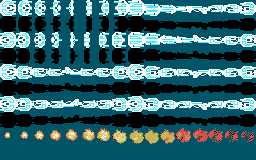
%> input picture shooter_scr8_asm/manta/ms_demo.png, 256 x 160 px
$ octave png2sprt_ms_ani.m   (GNU Octave 9; MATLAB toolbox functions it lacks are replaced by stand-ins)
%> lines starting %> are read from the running program, lines starting %| are printed output that depends on the picture; in (x1, y1, x2, y2) boxes, pixels count from 0 and x2, y2 are one past the last pixel; in counts of white or black regions, pixels touching at a corner belong together; the program's own positions count from 1
clear
close all

name = 'ms_demo';
[X,MAP] = imread(['grpx\' name '.png']);
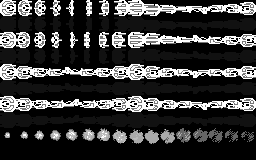
%> X: size 160x256 uint8; min 0, max 15, mean 3.2; drawn with min black and max white
%> MAP = 256 rows, first 12: [0 0.329 0.408; 0 0 0; 0.129 0.784 0.259; 0.369 0.863 0.471; 0.329 0.333 0.929; 0.49 0.463 0.988; 0.831 0.322 0.302; 0.259 0.922 0.961; 0.988 0.333 0.329; 1 0.475 0.471; 0.784 0.706 0.329; 0.902 0.804 0.502]

A = [X(1:32,:)  X(33:64,:)  X(65:96,:) X(97:128,:)];
figure
image(A)
axis equal
colormap(MAP)

B = X(129:144,:);

Y11 = (B==11); %  11    10     6
Y10 = (B==10);
Y6  = (B==6 );

Z = [Y11;Y10;Y6];
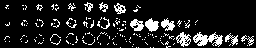
%> Z: size 48x256 logical; 12.5% white in thin lines or dots
figure
image(Z)
axis equal
colormap(flag)
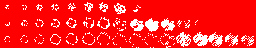
%> displayed picture: size 48x256x3, on the screen's scale of 0 to 255; mean R, G, B 255, 31.9, 31.9

Frames = im2col(A,[32 16],'distinct');

[C,IA,IC] = unique(Frames','rows');
%> IA = 40 values, max 53 at index 14, min 1 at index 35, mean 22.7; IC = 64 values, max 40 at index 9, min 1 at index 21, mean 22.89


%%%%%%%%%%%%%%%%%%%%%%

%CC = C(IC,:)';
CC = C';
A = col2im( CC,[32 16],[32 size(CC,2)*16],'distinct');
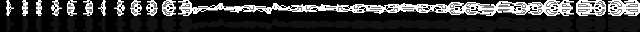
%> A: size 32x640 uint8; min 0, max 15, mean 3.45; drawn with min black and max white

[LIA,LOCB] = ismember(Frames',C,'rows');
%> LIA = 64 logical values, 64 true; LOCB has the same summary as IC

figure
image(A)
axis equal
colormap(MAP)
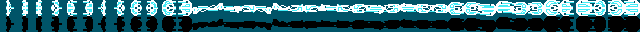
%> displayed picture: size 32x640x3, on the screen's scale of 0 to 255; mean R, G, B 50.7, 102.6, 113
%%%%%%%%%%%%%%%%%%%%%%
% return

IC = [ LOCB; ((1+max(LOCB)):(16+max(LOCB)))'];
%> IC = 80 values, max 56 at index 80, min 1 at index 21, mean 28.01

fid = fopen([name '_ani.asm'],'w');
fprintf (fid,[name '_ani:\n']);
fprintf (fid,'    defb %d \n',IC-1);
fclose(fid);


Y15 = (A==15);
%> Y15: size 32x640 logical; 18.2% white in thin lines or dots, all inside (x1, y1, x2, y2) = (6, 0, 640, 16)
Y7  = (A==7 );
%> Y7: size 32x640 logical; 6.5% white in thin lines or dots, all inside (x1, y1, x2, y2) = (6, 1, 638, 15)
Y1  = (A==1 );
%> Y1: size 32x640 logical; 26.6% white; 14 white regions, largest, box (x1, y1, x2, y2) and area: (178, 16, 574, 32) 3378, (608, 16, 640, 32) 464, (576, 16, 606, 32) 418

W = [Y15(1:16,:);Y7(1:16,:);Y1(17:32,:)];
%> W: size 48x640 logical; 34.2% white; 195 white regions (145 under 20 px), largest, box (x1, y1, x2, y2) and area: (178, 32, 574, 48) 3378, (178, 0, 574, 16) 2324, (608, 32, 640, 48) 464
Y = [W Z];
figure
image(Y)
axis equal
colormap(flag)
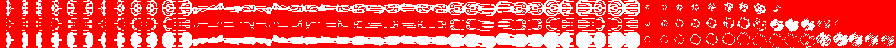
%> displayed picture: size 48x896x3, on the screen's scale of 0 to 255; mean R, G, B 255, 71.4, 71.4

imwrite(Y*16,MAP,['grpx\' name '_shapes.png'],'png', 'BitDepth',8)
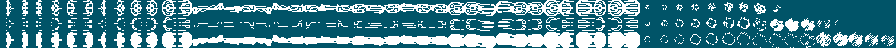
%> saved as ms_demo_shapes.png: size 48x896x3 uint8; mean R, G, B 71.4, 131.9, 146.3


%%%%%%%%%%%%%%%%%%%%%%


Nframes = size(Y,1)/16*size(Y,2)/16;
%> Nframes = 168

frames = cell(32,Nframes);

k = 0;
h = 0;

for i = 1:size(frames,2)
    for j = 1:16
        frames{j,i} = [dec2hex(bi2de(Y(h+j,k+[1:8]),'left-msb'),2)];
    end
    for j=17:32
        frames{j,i} = [dec2hex(bi2de(Y(h+j-16,k+8+[1:8]),'left-msb'),2)];
    end
    i
%     image( [ Y(h+[1:16],k+[1:8]) Y(h+[17:32]-16,k+8+[1:8])]);
%     axis equal
%     colormap(MAP);
%     pause
    h = h + 16;
    if (h>=size(Y,1))
        h = 0;
        k=k+16;
    end
end
%> after the loop, frames = 5376 items; k = 896


%%%%%%%%%%%%%%%%%%%%%%%%%%%%%%
% save sprite data

fid = fopen([name '_frm.asm'],'w');
fprintf (fid,[name ':\n']);
for i=1:size(frames,2)
    fprintf (fid,[ name '_%d \n'],i-1);
    for j=1:32
        fprintf (fid,'    defb 0x%s \n',frames{j,i});
    end
    fprintf (fid,'\n');
end
fclose(fid);

% salvare in binario qui
fid = fopen([name '_frm.bin'],'w');
for i=1:size(frames,2)
    for j=1:32
        fwrite (fid,hex2dec(frames{j,i}));
    end
end
fclose(fid);

%!miz\MSX-O-Mizer.exe  -r ms_demo_frm.bin miz\ms_demo_frm.bin.miz


Y = Y1(17:32,:);

minx = zeros(size(Y,2),1);
maxx = zeros(size(Y,2),1);
miny = zeros(size(Y,2),1);
maxy = zeros(size(Y,2),1);

h = 1;
for k = 1:16:size(Y,2)

    A = Y(:,k:(k+15));

    for x = 1:16
        if any(A(:,x))
            minx(h) = x;
            break;
        end
    end
    for x = 16:-1:1
        if any(A(:,x))
            maxx(h) = x;
            break;
        end
    end
    for x = 1:16
        if any(A(x,:))
            miny(h) = x;
            break;
        end
    end
    for x = 16:-1:1
        if any(A(x,:))
            maxy(h) = x;
            break;
        end
    end
    %[h minx(h) maxx(h) miny(h) maxy(h)]
    h = h+1;
end
%> after the loop, maxx = 640 values, max 16 at index 11, min 0 at index 41, mean 0.942; maxy = 640 values, max 16 at index 1, min 0 at index 41, mean 0.905; minx = 640 values, max 7 at index 1, min 0 at index 41, mean 0.12; miny = 640 values, max 7 at index 13, min 0 at index 41, mean 0.192

fid = fopen([name '_frm_coll_wind.asm'],'w');
fprintf (fid,[name '_coll_wind:\n']);
for h = 1:size(Y,2)/16
     fprintf (fid,'    defb %d,%d,%d,%d \n',[minx(h) maxx(h)-1 miny(h) maxy(h)-1] );
end
fprintf (fid,'\n');
fclose(fid);
